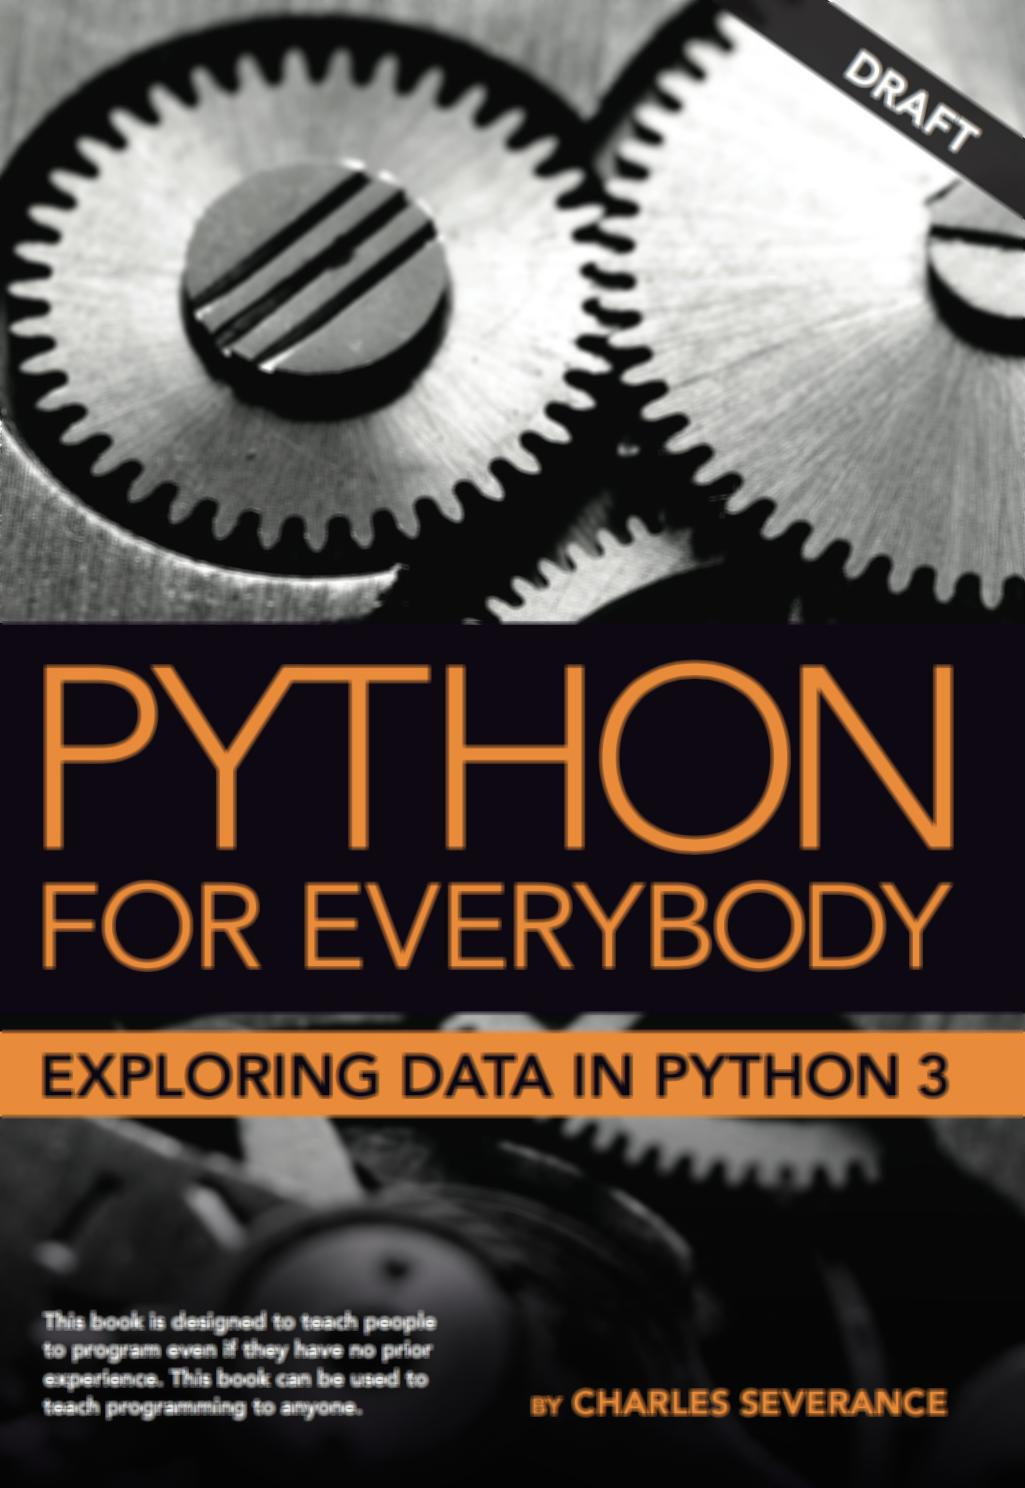

Write the Python code that produced this figure.
from PIL import Image, ImageFilter

im = Image.open('stuff.jpg')
im2 = im.filter(ImageFilter.BLUR)
im2.save('blur.jpg','jpeg')
